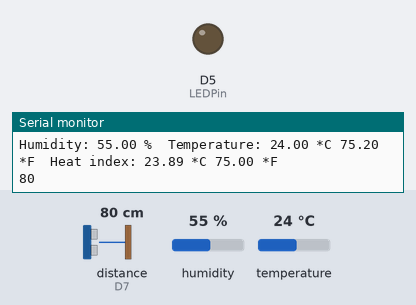
Bench run of a sketch on a simulated ESP8266 (NodeMCU). Parts: output pins drawn as LEDs (lit = HIGH), the last lines printed to the serial monitor. Wiring (inferred from the names in the program): ultrasonic range finder: trigger D6; echo D7. Dashed ring = blinking. The test bench sets the inputs (shaded band); at power-on: temperature 24 °C, distance to the obstacle (sensor on D7) 80 cm, humidity 55 %. The echo pulse lasts 58.3 µs per cm; WiFi joins after 1.5 s; servers stay silent unless stated; web services answer with replies made up by the test bench; pins used as bus, display or sensor lines are not drawn.

Above: at 2.7 s.
2.8 s: temperature set to 39.4 °C
5.3 s: temperature set to 40.4 °C
At 6.4 s:
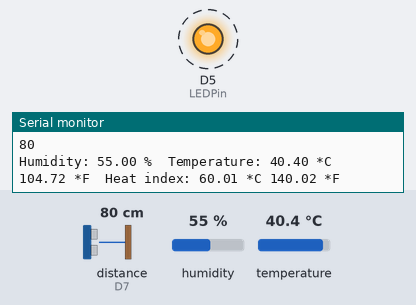
10.3 s: temperature set to 12 °C
At 10.84 s:
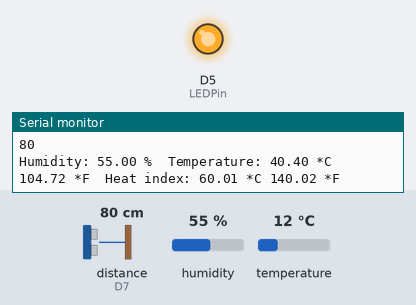
18.3 s: distance to the obstacle (sensor on D7) set to 12 cm
19.8 s: distance to the obstacle (sensor on D7) set to 9 cm
At 20.7 s:
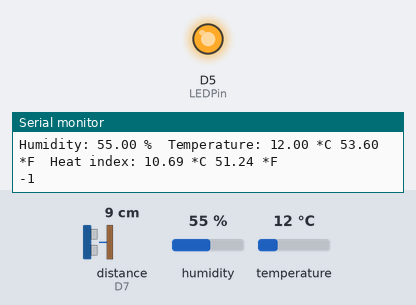
Timing chart, 0 to 22.4 s (numbered marks = the images above; inputs shaded):
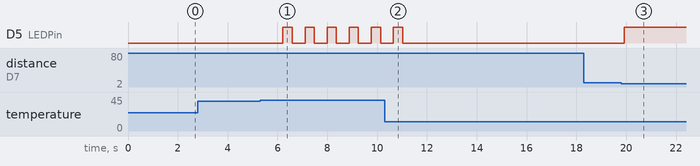

Measured:
- the behaviour switches between 40 and 40.1 °C on temperature (found by bisection; images 0 and 1)
- after the input at 5.3 s, D5 (LEDPin): alternates HIGH for 0.37 s and LOW for 0.52 s, starting after 0.92 s
- after the input at 10.3 s, D5 (LEDPin): goes on until 11.0 s, then stays LOW
- after the input at 19.8 s, D5 (LEDPin): LOW → HIGH after 0.12 s

The sketch:

ultra_temp7Aug.ino
```cpp
void Line_Notify(String message);

#include <ESP8266WiFi.h>
#include <DHT.h>

#define DHTPIN D4
#define echoPin D7 // Echo Pin
#define trigPin D6 // Trigger Pin
#define LEDPin D5 // Onboard LED

// Existing WiFi network
const char* ssid     = "xxxx"; // your wifi name
const char* password = "xxxxxx"; // your wifi password

#define LINE_TOKEN "NVl07H4B2PmGbzinxskgPviU83FgTpjPnHyKy4M81Qj" // LINE Notify token
#define DHTTYPE DHT22

DHT dht(DHTPIN, DHTTYPE);
int maximumRange = 200; // Maximum range needed
int minimumRange = 10; // Minimum range needed
long duration, distance; // Duration used to calculate distance

void setup() {
  Serial.begin(9600);
  pinMode(trigPin, OUTPUT);
  pinMode(echoPin, INPUT);
  pinMode(LEDPin, OUTPUT);
  Serial.println("Weather station!");
  dht.begin();

  // Connect to your WiFi network
  WiFi.begin(ssid, password);
  Serial.print("Connecting");

  // Wait for successful connection
  while (WiFi.status() != WL_CONNECTED) {
    delay(500);
    Serial.print(".");
  }
  Serial.println("");
  Serial.print("Connected to: ");
  Serial.println(ssid);
  Serial.print("IP address: ");
  Serial.println(WiFi.localIP());
  Serial.println("");
}


void read_sensor() {
  delay(500);

  // Reading temperature or humidity takes about 250 milliseconds!
  // Sensor readings may also be up to 2 seconds 'old' (its a very slow sensor)
  float h = dht.readHumidity();
  // Read temperature as Celsius (the default)
  float t = dht.readTemperature();
  // Read temperature as Fahrenheit (isFahrenheit = true)
  float f = dht.readTemperature(true);

  // Check if any reads failed and exit early (to try again).
  if (isnan(h) || isnan(t) || isnan(f)) {
    Serial.println("Failed to read from DHT sensor!");
    return;
  }

  // Compute heat index in Fahrenheit (the default)
  float hif = dht.computeHeatIndex(f, h);
  // Compute heat index in Celsius (isFahreheit = false)
  float hic = dht.computeHeatIndex(t, h, false);

  Serial.print("Humidity: ");
  Serial.print(h);
  Serial.print(" %\t");
  Serial.print("Temperature: ");
  Serial.print(t);
  Serial.print(" *C ");
  Serial.print(f);
  Serial.print(" *F\t");
  Serial.print("Heat index: ");
  Serial.print(hic);
  Serial.print(" *C ");
  Serial.print(hif);
  Serial.println(" *F");

  String message = "%E0%B8%AD%E0%B8%B8%E0%B8%93%E0%B8%AB%E0%B8%A0%E0%B8%B9%E0%B8%A1%E0%B8%B4%20";
  // Send notificatin with LINE Notify
  if (t>40){
  digitalWrite(LEDPin, HIGH);
  Line_Notify(message + t + "%C2%B0C");}
}

void loop() {
  read_sensor();
  digitalWrite(trigPin, LOW);
  delayMicroseconds(2);

  digitalWrite(trigPin, HIGH);
  delayMicroseconds(10);

  digitalWrite(trigPin, LOW);
  duration = pulseIn(echoPin, HIGH);

 //Calculate the distance (in cm) based on the speed of sound.
  distance = duration/58.2;

 if (distance <= minimumRange){
 /* Send a negative number to computer and Turn LED ON
 to indicate "out of range" */
   Serial.println("-1");
   digitalWrite(LEDPin, HIGH);
   Line_Notify("มีผู้บุกรุก");
  }
  else {
 /* Send the distance to the computer using Serial protocol, and
 turn LED OFF to indicate successful reading. */
 Serial.println(distance);
 digitalWrite(LEDPin, LOW);
  }
}


void Line_Notify(String message) {
  WiFiClientSecure client;

  if (!client.connect("notify-api.line.me", 443)) {
    Serial.println("connection failed");
    return;
  }

  String req = "";
  req += "POST /api/notify HTTP/1.1\r\n";
  req += "Host: notify-api.line.me\r\n";
  req += "Authorization: Bearer " + String(LINE_TOKEN) + "\r\n";
  req += "Cache-Control: no-cache\r\n";
  req += "User-Agent: ESP8266\r\n";
  req += "Content-Type: application/x-www-form-urlencoded\r\n";
  req += "Content-Length: " + String(String("message=" + message).length()) + "\r\n";
  req += "\r\n";
  req += "message=" + message;

  client.print(req);

  delay(100);

  // Serial.println("-----");
  while(client.connected()) {
    String line = client.readStringUntil('\n');
    if (line == "\r") {
      break;
    }
    //Serial.println(line);
  }
  // Serial.println("-----");
}
```
